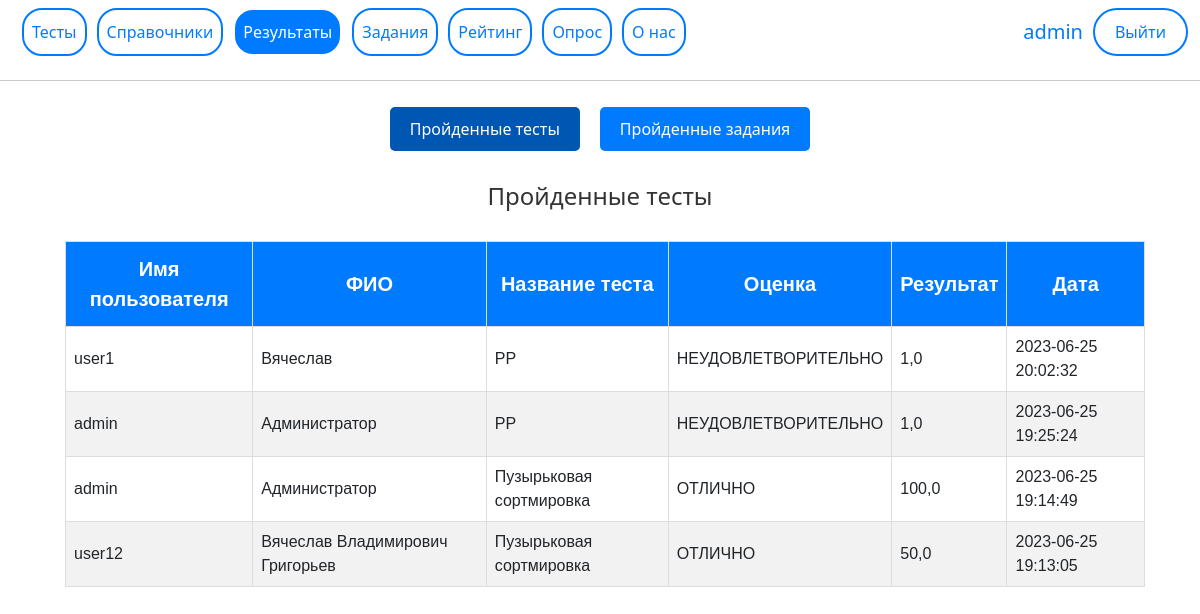
The page /result (signed in) on the database its author committed.
### main/models.py (models this page shows, shortened)
class REZ(models.Model):
    name = models.CharField(max_length=100)
    full_name = models.CharField(max_length=100)
    test_name = models.CharField(max_length=100)
    score = models.FloatField(default=0)
    ball = models.IntegerField(blank=False)
    date = models.CharField(max_length=100)

### main/views.py (the view)
# urls.py: path('result', result, name='result'),
def result(request):
    if request.user.is_superuser:
        test_results = REZ.objects.all()[::-1]
        tz_result = TZ_ANSWER.objects.all()[::-1]
        return render(request, 'main/result.html',
                      {'title': 'Результаты', "result1": test_results, "result2": tz_result})
    elif request.user.is_authenticated:
        test_results = TestResult.objects.filter(user_name=request.user.username)
        tz_result = TZ_ANSWER.objects.filter(user=request.user.username, FLAG=1)
        return render(request, 'main/result.html',
                      {'title': 'Результаты', "result1": test_results, "result2": tz_result})
    else:
        return redirect("login")

### main/templates/main/result.html (shortened to what this page needs)
{% extends 'main/base.html' %}
{% block content%}
{% if request.user.is_authenticated and user.is_superuser %}
<div style="display: flex; justify-content: center;">
    <button id="testsBtn" class="tab-button active" onclick="showTable('tests')">Пройденные тесты</button>
    <button id="tasksBtn" class="tab-button" onclick="showTable('tasks')">Пройденные задания</button>
</div>
<div class="strip">
    <h2>Пройденные тесты</h2>
</div>
<table id="testsTable" class="table-style">
    <thead>
    <tr class="shapka">
        <th>Имя пользователя</th>
        <th>ФИО</th>
        <th>Название теста</th>
        <th>Оценка</th>
        <th>Результат</th>
        <th>Дата</th>
    </tr>
    </thead>
    <tbody>
    {% for r in result1 %}
    <tr>
        <td>{{ r.name }}</td>
        <td>{{ r.full_name }}</td>
        <td>{{ r.test_name }}</td>
        <td>{% if r.ball >= 86 %} ОТЛИЧНО {% elif r.ball >= 71 %} ХОРОШО {% elif r.ball >= 51 %} УДОВЛЕТВОРИТЕЛЬНО {% else %} НЕУДОВЛЕТВОРИТЕЛЬНО{% endif %}</td>
        <td>{{ r.score }}</td>
        <td>{{ r.date }}</td>
    </tr>
    {% endfor %}
    </tbody>
</table>
{% endif %}
{% endblock %}

### main/templates/main/base.html (shortened to what this page needs)
<!doctype html>
<html lang="ru">
<head>
    <link rel="stylesheet" href="https://cdnjs.cloudflare.com/ajax/libs/font-awesome/4.7.0/css/font-awesome.min.css"/>
    <link rel="stylesheet" href="https://cdn.jsdelivr.net/npm/bootstrap@5.2.2/dist/css/bootstrap.min.css">
</head>
<body>
<nav class="navbar navbar-expand-lg navbar-dark bg-primary">
    <div class="container-fluid">
        <div class="collapse navbar-collapse" id="navbarNav">
            <ul class="navbar-nav me-auto mb-4 mb-lg-0">
                <li class="nav-item">
                    <a class="nav-link btn-menu {% if request.path == '/' %} active{% endif %}" href="{% url 'home' %}">Тесты</a>
                </li>
                <li class="nav-item">
                    <a class="nav-link btn-menu {% if request.path == '/guide' %} active{% endif %}"
                       href="{% url 'guide' %}">Справочники</a>
                </li>
                <li class="nav-item">
                    <a class="nav-link btn-menu {% if request.path == '/result' %} active{% endif %}"
                       href="{% url 'result' %}">Результаты</a>
                </li>
                <li class="nav-item">
                    <a class="nav-link btn-menu {% if request.path == '/TZ' %} active{% endif %}" href="{% url 'TZ' %}">Задания</a>
                </li>
                <li class="nav-item">
                    <a class="nav-link btn-menu {% if request.path == '/rating' %} active{% endif %}"
                       href="{% url 'rating' %}">Рейтинг</a>
                </li>
                <li class="nav-item">
                    <a class="nav-link btn-menu {% if request.path == '/polls/' %} active{% endif %}"
                       href="{% url 'poll_list' %}">Опрос</a>
                </li>
                <li class="nav-item">
                    <a class="nav-link btn-menu {% if request.path == '/Infor' %} active{% endif %}"
                       href="{% url 'Infor' %}">О нас</a>
                </li>
            </ul>
            {% if request.user.is_authenticated %}
            <div class="user-block">
                <span class="user">{{ request.user.username }}</span>
                <a class="btn-login" href="{% url 'logout' %}">Выйти</a>
            </div>
            {% else %}
            <div class="user-block">
                <a class="btn-login" href="{% url 'login' %}">Войти</a>
                <a class="btn-login" href="{% url 'register' %}">Регистрация</a>
            </div>
            {% endif %}
        </div>
    </div>
</nav>
<hr>
            <div class="content">
                {% block content%}{% endblock %}
            </div>
</body>
</html>

### main/templates/main/base.html (style rules this page uses)
body { background:url(/images/bg/bg-6.png) }
.content { background-color:#1Е90FF; height: 100vmin; margin-top:15px; width: 100%; left: 0px; }
body { min-width: 900px; min-height: 700px; }
a { text-decoration: none; }
.strip { background-color: #f0f0f0; height: 50px; width: 100%; display: flex; justify-content: center; align-items: center; clear: both; margin-top: 50px; }
.strip h2 { margin: 0; font-size: 24px; color: #333; }
.btn-menu { border: 2px solid #007bff; color: #007bff; padding: 10px 25px; border-radius: 20px; transition: all 0.3s ease; font-size: 16px; margin-left: 10px; }
.btn-menu:hover, .btn-menu.active { background-color: #fff; color: black; }
.user { color: #007bff; font-size: 20px; }
.user-block { display: flex; align-items: center; margin-left: auto; }
.btn-login { border: 2px solid #007bff; color: #007bff; padding: 10px 20px; border-radius: 25px; transition: all 0.3s ease; font-size: 16px; margin-left: 10px; }
.navbar { background-color: #007bff; }
.btn-menu.active { background-color: #007bff; color: #fff !important; border-color: #fff; }
.navbar-dark { background: #fff!important; }

### main/templates/main/result.html (style rules this page uses)
.strip { background-color: #fff!important; height: 50px; width: 100%; display: flex; justify-content: center; align-items: center; clear: both; margin-top: 10px; }
.strip h2 { margin: 0; font-size: 24px; color: #333; }
.table-style { font-family: Arial, sans-serif; border-collapse: collapse; width: 90%; align-items: center; justify-content: center; margin-left: 65px; }
.shapka { text-align: center; }
.table-style td, .table-style th { border: 1px solid #ddd; padding: 8px; }
.table-style tr:nth-child(even) { background-color: #f2f2f2; }
.table-style th { padding-top: 12px; padding-bottom: 12px; text-align: center; font-size: 20px; background-color: #007bff; color: white; }
.tab-button { background-color: #007bff; color: #fff; padding: 10px 20px; border: none; border-radius: 5px; margin: 10px; cursor: pointer; }
.tab-button.active { background-color: #0056b3; }
.strip { background-color: #007bff; color: #fff; padding: 20px; margin-bottom: 20px; }

### rows shown on the page
REZ: name "user1", full_name "Вячеслав", test_name "РР", ball "НЕУДОВЛЕТВОРИТЕЛЬНО", score "1,0", date "2023-06-25 20:02:32"
REZ: name "admin", full_name "Администратор", test_name "РР", ball "НЕУДОВЛЕТВОРИТЕЛЬНО", score "1,0", date "2023-06-25 19:25:24"
REZ: name "admin", full_name "Администратор", test_name "Пузырьковая сортмировка", ball "ОТЛИЧНО", score "100,0", date "2023-06-25 19:14:49"
REZ: name "user12", full_name "Вячеслав Владимирович Григорьев", test_name "Пузырьковая сортмировка", ball "ОТЛИЧНО", score "50,0", date "2023-06-25 19:13:05"

### other values the page prints
{{ request.user.username }} "admin"
